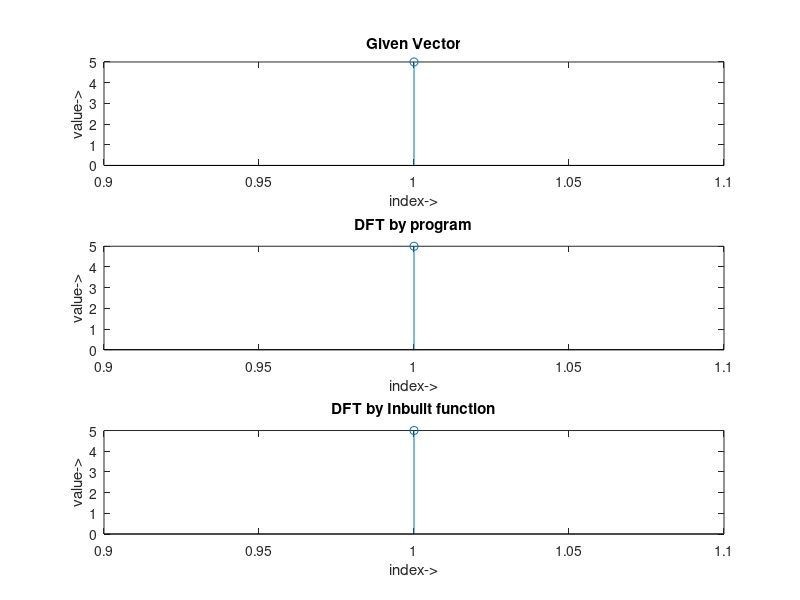

Recreate this plot in MATLAB.
%Author- Mrigakshi Pandey (2015UEC1380)
% DFT
%.......................................

close all;
clear all;
clc;

x=input('Input the Vector: ');
a=length(x);
N=a;
subplot(3,1,1)
stem(x);
xlabel('index->');
ylabel('value->');
title('Given Vector');

for k=0:1:N-1
    for n=0:1:N-1
        A(k+1,n+1)=conj(exp(-1*i*2*pi*k*n/N));
    end
end

X=(A*x')'
subplot(3,1,2)
stem(abs(X));
xlabel('index->');
ylabel('value->');
title('DFT by program');

B=fft(x,N)
subplot(3,1,3)
stem(abs(B));
xlabel('index->');
ylabel('value->');
title('DFT by Inbuilt function');

